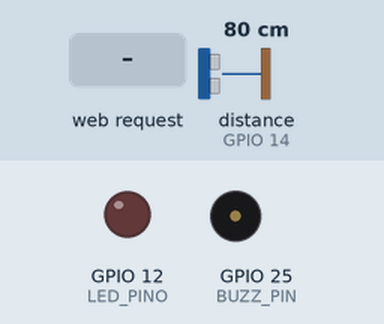
A sketch run on a simulated ESP32. Shown: output pins drawn as LEDs (lit = HIGH), buzzer (waves = sounding, pin HIGH). Wiring (from diagram.json): ultrasonic range finder: trigger GPIO 13; echo GPIO 14. Dashed ring = blinking. The inputs (shaded band) are chosen by the test bench; at power-on: distance to the obstacle (sensor on GPIO 14) 80 cm. The echo pulse lasts 58.3 µs per cm; WiFi joins after 1.5 s; servers stay silent unless stated; pins used as bus, display or sensor lines are not drawn; what the sketch prints to the serial monitor is not drawn.

Above: at 4.2 s.
4.3 s: distance to the obstacle (sensor on GPIO 14) set to 17 cm
5.8 s: distance to the obstacle (sensor on GPIO 14) set to 13 cm
At 6.07 s:
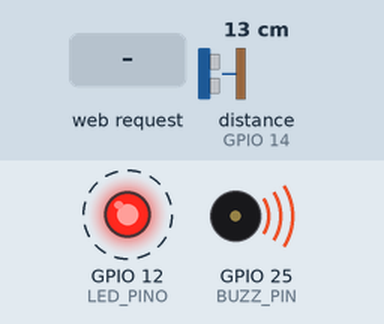
8.8 s: HTTP request GET /desativar?senhaInput=SENAC received
10.3 s: distance to the obstacle (sensor on GPIO 14) set to 18 cm
At 10.8 s:
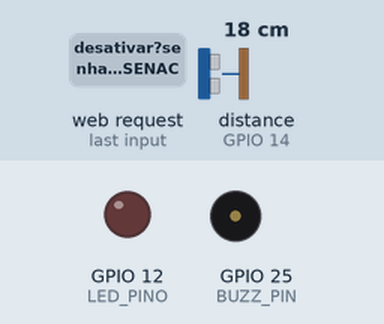
13.3 s: distance to the obstacle (sensor on GPIO 14) set to 2 cm
At 13.5 s:
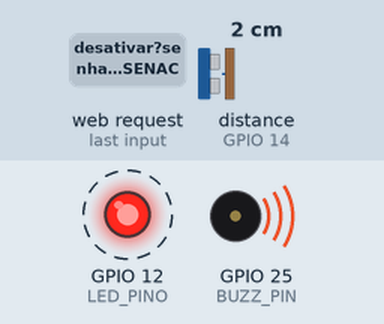
Timing chart, 0 to 17.3 s (numbered marks = the images above; inputs shaded):
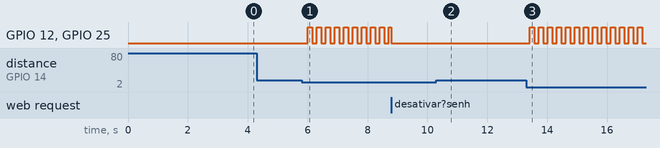

The sketch:

sketch.ino
```cpp
#include <WiFi.h>
#include <WebServer.h>

// --- CONFIGURAÇÕES DE HARDWARE ---
#define LED_PINO 12
#define TRIG_PIN 13
#define ECHO_PIN 14
#define BUZZ_PIN 25

// --- CONFIGURAÇÕES WI-FI ---
const char* ssid = "SEU_SSID";
const char* password = "SUA_SENHA";

// Objeto do Servidor Web
WebServer server(80);

// --- VARIÁVEIS DO ALARME ---
bool alarmeDisparado = false;
unsigned long ultimoTempoPisca = 0;
unsigned long ultimoTempoBuzz = 0;
const long intervalo = 150;
int estadoLed = LOW;
int estadoBuzz = LOW;
const int DISTANCIA_LIMITE = 15; // cm

// --- PÁGINA WEB ---
const char index_html[] PROGMEM = R"rawliteral(
<!DOCTYPE html>
<html>
<head>
<meta charset="UTF-8">
<meta name="viewport" content="width=device-width, initial-scale=1">
<style>
body{font-family:Arial;text-align:center;margin-top:50px;}
input{padding:10px;font-size:20px;width:80%;max-width:300px;}
button{padding:10px 20px;font-size:20px;background-color:#005c9e;color:white;border:none;border-radius:5px;cursor:pointer;margin-top:10px;}
</style>
</head>
<body>
<h1>Sistema de Alarme SENAC</h1>
<p>Digite a senha para desativar:</p>
<form action="/desativar" method="GET">
<input type="text" name="senhaInput" placeholder="Senha...">
<button type="submit">DESATIVAR ALARME</button>
</form>
</body>
</html>
)rawliteral";

// =======================================================

void setup() {
  Serial.begin(115200);
  delay(1000);

  // --- Pinos ---
  pinMode(LED_PINO, OUTPUT);
  digitalWrite(LED_PINO, LOW);

  pinMode(BUZZ_PIN, OUTPUT);
  digitalWrite(BUZZ_PIN, LOW);

  pinMode(TRIG_PIN, OUTPUT);
  pinMode(ECHO_PIN, INPUT);

  // --- Wi-Fi STA ---
  Serial.println("Conectando ao Wi-Fi...");
  WiFi.mode(WIFI_STA);
  WiFi.disconnect(true);
  delay(500);

  WiFi.begin(ssid, password);

  unsigned long inicio = millis();
  const unsigned long timeout = 15000;

  while (WiFi.status() != WL_CONNECTED && millis() - inicio < timeout) {
    Serial.print(".");
    delay(500);
  }

  if (WiFi.status() != WL_CONNECTED) {
    Serial.println("\n Falha ao conectar no Wi-Fi");
    return;
  }

  Serial.println("\n Conectado com sucesso!");
  Serial.print("IP obtido: ");
  Serial.println(WiFi.localIP());

  // --- Servidor Web ---
  server.on("/", handleRoot);
  server.on("/desativar", handleForm);
  server.begin();

  Serial.println("Servidor Web iniciado");
  Serial.println("Sistema armado. Limite: 15 cm");
}

void loop() {
  server.handleClient();

  // Só verifica o sensor se o alarme NÃO estiver disparado
  if (!alarmeDisparado) {
    int distanciaAtual = lerDistancia();

    if (distanciaAtual > 0 && distanciaAtual < DISTANCIA_LIMITE) {
      Serial.print("ALERTA! Objeto a ");
      Serial.print(distanciaAtual);
      Serial.println(" cm.");
      alarmeDisparado = true;
    }

    delay(100);
  }

  // Se disparado, toca o terror (Luz e Som)
  if (alarmeDisparado) {
    piscaLed();
    alarmeSonoro();
  }
}

// ================= ROTAS =================

void handleRoot() {
  server.send(200, "text/html", index_html);
}

void handleForm() {
  if (server.hasArg("senhaInput")) {
    String senha = server.arg("senhaInput");
    senha.trim();
    senha.toUpperCase();

    if (senha == "SENAC") {
      server.send(200, "text/html", "<h1>SENHA CORRETA</h1><p>Sistema reiniciado.</p><a href='/'>Voltar</a>");
      resetarSistema();
    } else {
      server.send(200, "text/html", "<h1>SENHA INCORRETA</h1><a href='/'>Tentar novamente</a>");
    }
  } else {
    server.send(400, "text/plain", "Bad Request");
  }
}

// ================= FUNÇÕES AUXILIARES =================

int lerDistancia() {
  digitalWrite(TRIG_PIN, LOW);
  delayMicroseconds(2);
  digitalWrite(TRIG_PIN, HIGH);
  delayMicroseconds(10);
  digitalWrite(TRIG_PIN, LOW);

  long duracao = pulseIn(ECHO_PIN, HIGH, 30000);
  if (duracao == 0) return -1;

  return duracao * 0.034 / 2;
}

void resetarSistema() {
  Serial.println("Reset via WEB...");
  alarmeDisparado = false;

  digitalWrite(LED_PINO, LOW);
  digitalWrite(BUZZ_PIN, LOW);

  estadoLed = LOW;
  estadoBuzz = LOW;

  delay(3000);
  Serial.println("Sistema armado novamente.");
}

void piscaLed() {
  unsigned long agora = millis();
  if (agora - ultimoTempoPisca >= intervalo) {
    ultimoTempoPisca = agora;
    estadoLed = !estadoLed;
    digitalWrite(LED_PINO, estadoLed);
  }
}

void alarmeSonoro() {
  unsigned long agora = millis();
  if (agora - ultimoTempoBuzz >= intervalo) {
    ultimoTempoBuzz = agora;
    estadoBuzz = !estadoBuzz;
    digitalWrite(BUZZ_PIN, estadoBuzz);
  }
}
```

Measured:
- the behaviour switches between 16 and 15 cm on distance to the obstacle (sensor on GPIO 14) (found by bisection; images 0 and 1)
- after the input at 4.3 s, every drawn part: stays the same
- after the input at 5.8 s, GPIO 12 (LED_PINO), GPIO 25 (BUZZ_PIN): alternates HIGH for 0.15 s and LOW for 0.15 s, starting after 0.20 s
- after the input at 10.3 s, GPIO 12 (LED_PINO), GPIO 25 (BUZZ_PIN): stops changing and stays LOW
- after the input at 13.3 s, GPIO 12 (LED_PINO), GPIO 25 (BUZZ_PIN): alternates HIGH for 0.15 s and LOW for 0.15 s, starting after 0.13 s
